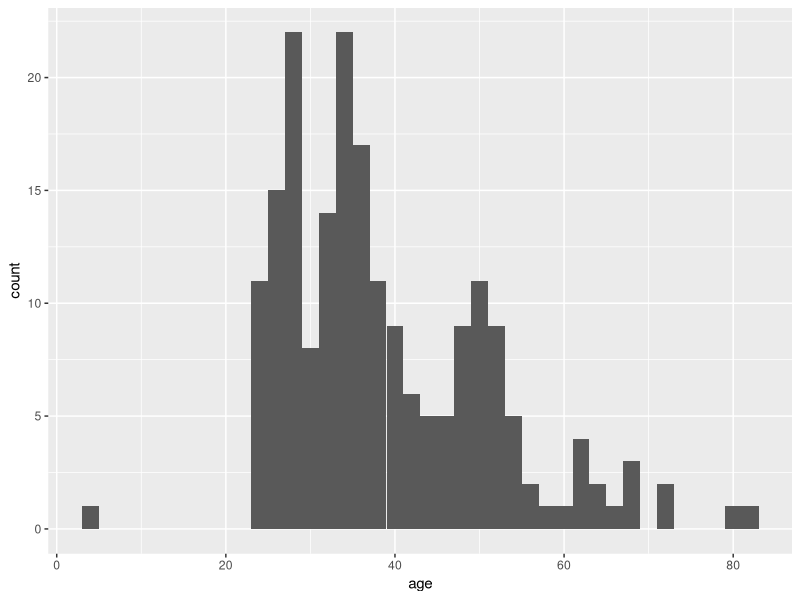
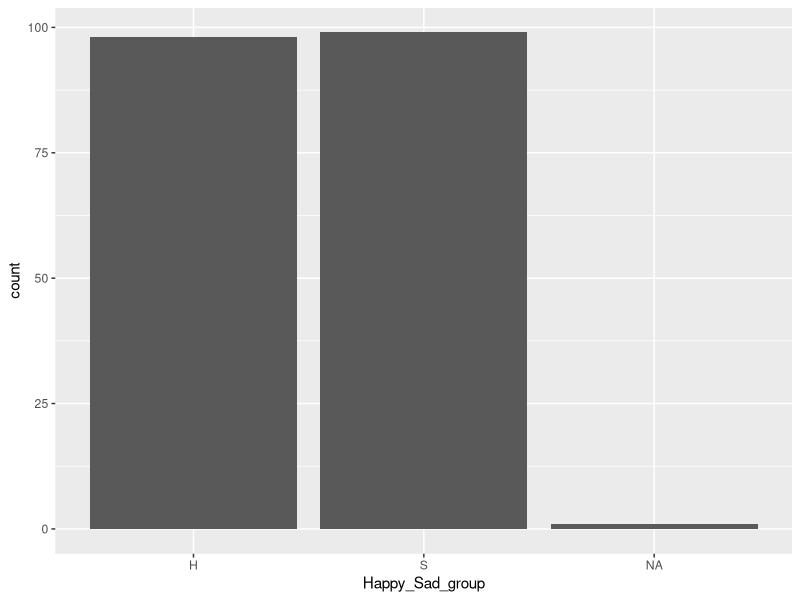
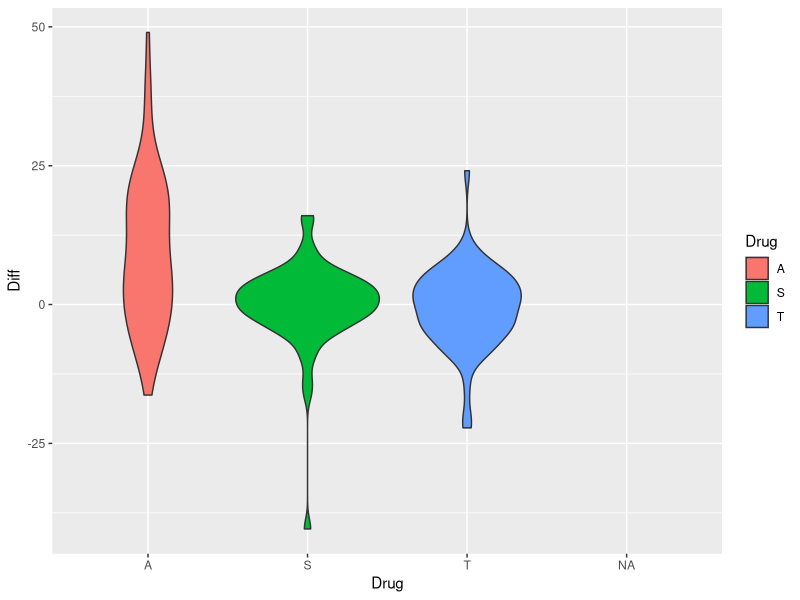

The R script that drew these images, in order: (Note: this script raises an error after producing the figures.)
## ---- chunk 1
knitr::opts_chunk$set(echo = TRUE)
## ---- chunk 2
# load the required libraries
library(tidyverse)
## ---- chunk 3
# Load the dataset
data <- read_tsv("data/Islander_data_mod.tsv", show_col_types = FALSE)

# Inspect the structure of the dataset
str(data)
## ---- chunk 4
# Display the first few rows (hint: use head() function)


# Summarize the dataset
# (hint: use summary() function or dplyr's
#  mutate() and summarise() functions)

## ---- chunk 5
# Check for missing values
sum(is.na(data))

# Identify which rows have missing values
# (hint: rowSums(is.na(data))

# Which rows could you fix?

# Which rows is better to remove? (hint: complete.cases())

## ---- chunk 6
# Summary statistics for age
summary(data$age)

# Frequency table for Happy_Sad_group
table(data$Dosage)

# Histogram for age
ggplot(data, aes(x = age)) + geom_histogram(binwidth = 2)

# Bar chart for Happy_Sad_group
ggplot(data, aes(x = Happy_Sad_group)) + geom_bar()

# Continue with other columns and plots to get a good sense of the data,
# create new code chunks as needed.
## ---- chunk 7
# Apply Z-score transformation to the Diff column (hint: scale() function)

## ---- chunk 8
# Does age and Diff score correlate?

# Try to figure out what are the combinations of variables that explain
# the most of the variance in `Diff` score.

ggplot(data, aes(x = Drug, y = Diff)) + geom_violin(aes(fill = Drug))
# Can you visualise `Drug` vs `Diff` by `Dosage`?
## ---- chunk 9
# Mosaic plot for Drug and Happy_Sad_group
ggplot(data) +
  geom_mosaic(aes(weight = Diff, x = product(Drug), fill = Happy_Sad_group))
## ---- chunk 10
# Example hypothesis
# Hypothesis: Higher dosage of 'A' has a greater effect on memory score
#  for subjects over 50 years old.
